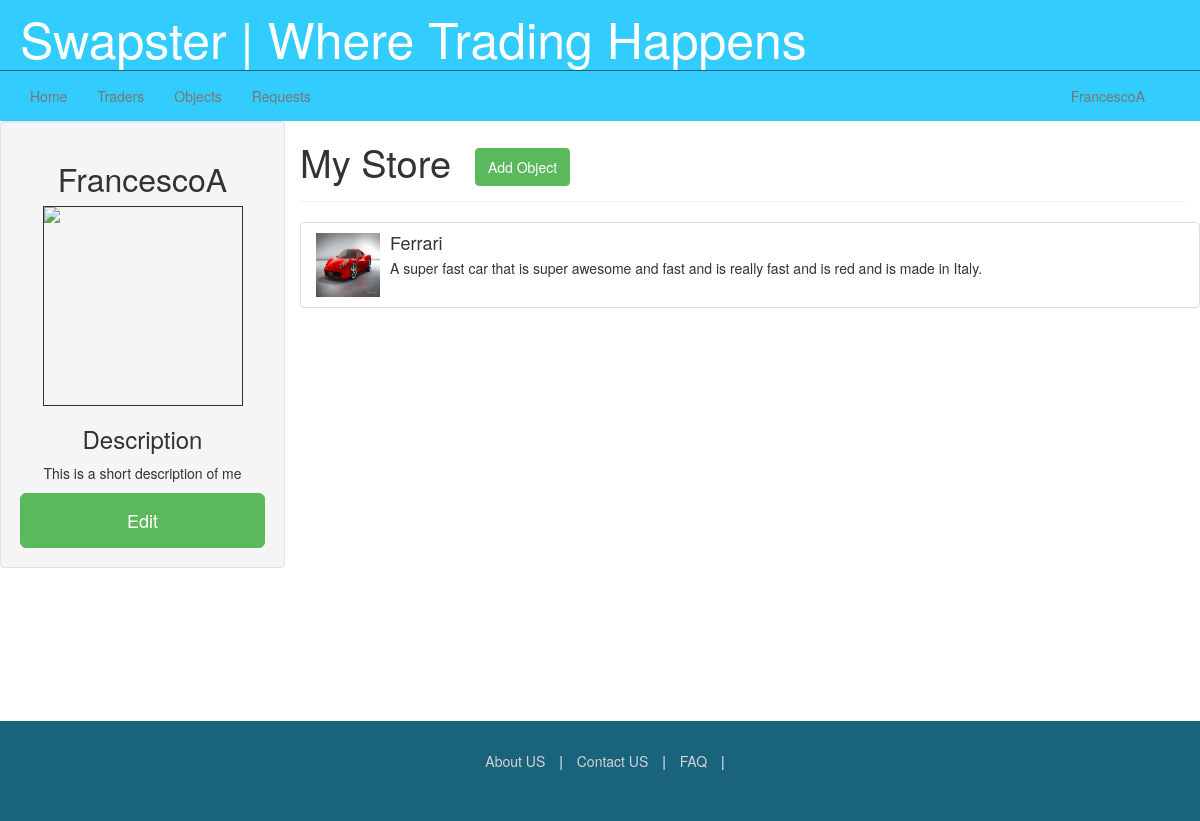
Page /traders/profile/ (signed in) on the committed database.
### trader/models.py (models this page shows)
class Trader(AbstractUser):
	store_title = models.CharField(max_length=100,default="My Store")
	bio = models.CharField(max_length=500, default="This is a short description of me")
	image = models.ImageField(upload_to="traders/")
	date_created = models.DateTimeField(auto_now=True)
	def image_url(self):
		if self.image:
			return self.image.url
		else:
			return "http://s7.postimg.org/5q3jk5cm3/default.jpg"

### objects/models.py (models this page shows, shortened)
class Object(models.Model):
	owner = models.ForeignKey(settings.AUTH_USER_MODEL, related_name="object")
	name = models.CharField(max_length=30)
	summary = models.CharField(max_length=500)
	description = models.TextField(blank=True)
	image = models.ImageField(upload_to="objects/")
	date_created = models.DateTimeField(auto_now=True)
	def __unicode__(self):  # Python 3: def __str__(self):
		return self.name

### trader/views.py (the view, shortened to what this page needs)
class UpdateTraderView(UpdateView):
    model = Trader
    template_name = 'trader/user_profile.html'
    form_class = TraderForm
    success_url = '/traders/profile'
    def get_object(self, queryset=None):
        return self.request.user
    def get_context_data(self, **kwargs):
        context = super(UpdateTraderView, self).get_context_data(**kwargs)
        items = Object.objects.filter(owner=self.request.user)
        context['items'] = items
        return context

### templates/trader/user_profile.html (shortened to what this page needs)
{% extends 'trader/profile.html' %}
{% block additional_profile %}
<button data-toggle="modal" href="#edit-user" class="btn btn-large btn-success btn-block">Edit</button>
{% endblock %}
{% block additional_store_header %}
	<a href="/objects/add"><button id="add-object" class="btn btn-success"> Add Object </button></a>
{% endblock %}

### templates/trader/profile.html (shortened to what this page needs)
{% extends 'swapster/base.html' %}
{% block content %}
<div class="row">
	<div class="col-3 profile">
		<div class='well'>
			<h2> {{ user.username }}</h2>
			<img class="profile-pic" src="{{ user.image_url }}"/>
			<h3> Description </h3>
			<p> {{ user.bio }}</p>
			{% block additional_profile %}{% endblock %}
		</div>
	</div>
	<div class="col-9">
		<div class="row">
			<h1 class="store-header">{{ user.store_title }} </h1>
			{% block additional_store_header %}
			{% endblock %}
		</div>
		<hr>
		<div class="row">
			{% block profile_content %}
			<div class="list-group">
			{% for item in items %}
				<div class="media list-group-item">
					<a class="pull-left detail-trigger" name="{{ item|safe }}" owner="{{ item.owner.username }}">
					<img class="media-object object-icon-medium" src="{{ item.image.url }}"/>
					</a>
					<div class="media-body">
						<h4 class="media-heading">
						{{ item.name }}
						</h4>
						{{ item.summary }}
					</div>
				</div>
			{% endfor %}
			</div>
			{% endblock %}
		</div>
	</div>
</div>
{% endblock %}

### templates/swapster/base.html (shortened to what this page needs)
{% extends 'index.html' %}
{% block additional_css %}
	{% load staticfiles %}
	<link rel="stylesheet" type="text/css" href="{% static "css/base.css" %}"/>
	<link rel="stylesheet" type="text/css" href="{% static "css/modal.css" %}"/>
	<link rel="stylesheet" type="text/css" href="{% static "css/profile.css" %}"/>
{% endblock %}
{% block additional_header %}
<div class="row nav-container">
<div class="navbar affix">
	<ul class="nav navbar-nav">
		<li><a href="{% url 'user_profile' %}">Home</a></li>
		<li><a href="#">Traders</a></li>
		<li><a href="#">Objects</a></li>
		<li><a href="#">Requests</a></li>
	</ul>
	<p id="username" class="navbar-text pull-right"><a href="#" class="navbar-link">{{ user.username }}</a></p></li>
</div>
</div>
{% endblock %}

### static/css/main.css (style rules this page uses)
html,body { padding: 0px; margin: 0px; }
a { color:lightgrey; }
.spaced input,button { margin-bottom: 10px; }

### static/css/base.css (style rules this page uses)
.navbar { border-top: solid; border-top-color: #19637C; border-top-width: 1px; border-radius: 0px; margin-bottom: 0px; background-color: #33CCFF; z-index: 100; }
.nav-container { height: 51px; }
.row { margin-left: 0px; margin-right: 0px; }
.object-icon-medium { width: 64px; height: 64px; }
#username { margin-right: 40px; }

### static/css/profile.css (style rules this page uses)
button#add-object { margin-left: 20px; margin-bottom: 15px; }
hr { margin-top: 0px; margin-bottom: 20px; margin-left: -15px; }
.profile { text-align: center; padding-left: 0px; width: 300px; }
.profile-pic { min-height: 200px; min-width: 200px; max-height: 250px; max-width: 250px; height: auto; width: auto; border: solid; border-width: 1px; }
.row > .store-header { display: inline-block; }

### rows in the picture
Trader: username "FrancescoA", bio "This is a short description of me", store_title "My Store"
Object: image (picture), name "Ferrari", summary "A super fast car that is super awesome and fast and is really fast and is red and is made in Italy."
